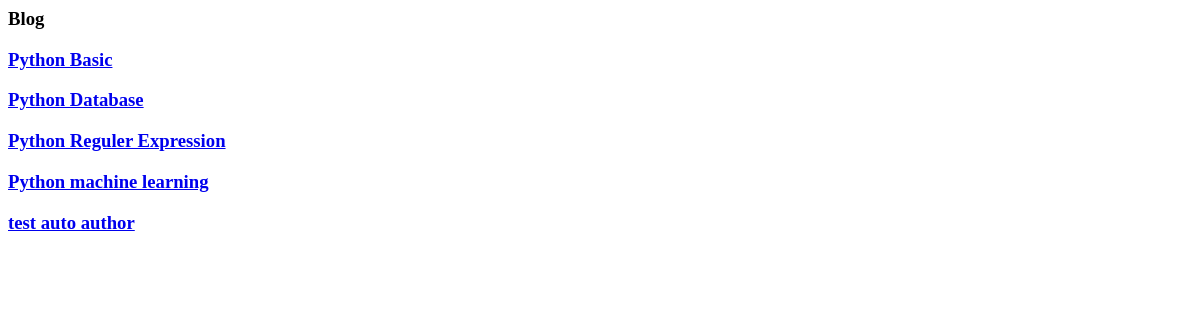
/blog/, run on an earlier commit of the app's database.
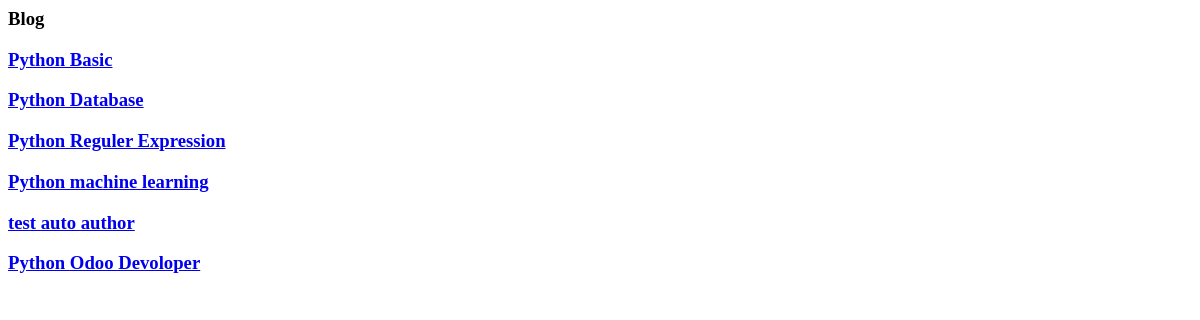
And on a later commit of the database.
### blog/models.py (models this page shows)
class Post(models.Model):
    title = models.CharField(max_length=100)
    content = models.TextField(max_length=300000)
    create_date = models.DateTimeField(default=timezone.now())
    draft = models.BooleanField(default=True)
    tags = TaggableManager()
    author = models.ForeignKey(User,on_delete=models.SET_NULL,null=True,blank=True,related_name='post_user')
    image =  models.ImageField(upload_to='posts')
    def __str__(self):
        return self.title

### blog/views.py (the view)
# urls.py: path('blog/', PostList.as_view()),
class PostList(ListView):
    model = Post

### blog/templates/blog/post_list.html
<h3>Blog</h3>
{%for post in post_list%}
    <h3><a href="/blog/{{post.id}}"> {{post}}</a></h3>
  {% endfor %}

What changed in the data, as far as the page shows it:
added Post: title "Python Odoo Devoloper"
